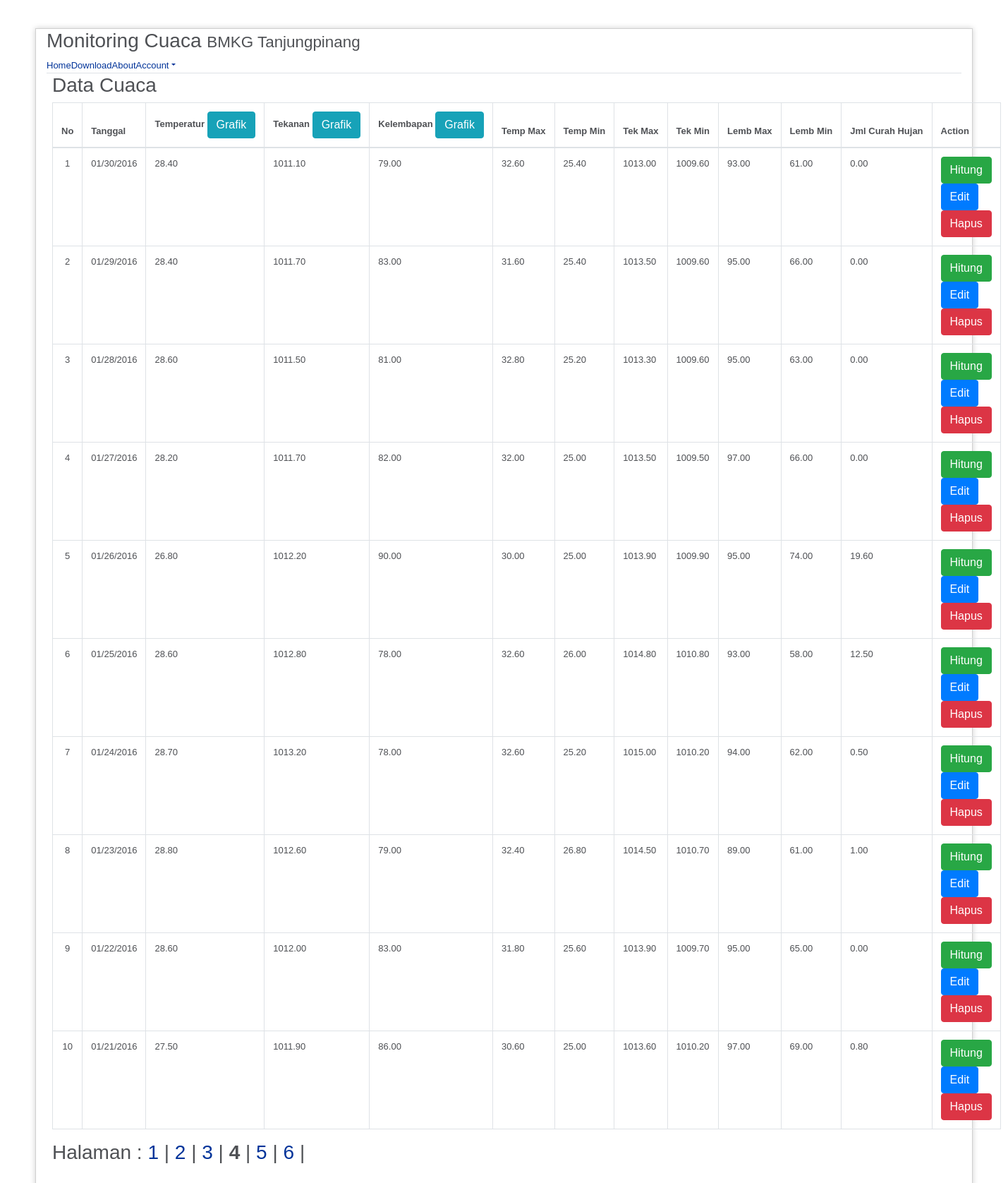
The app's page /datacuaca.php?halaman=4 with its own data.
### tables this page shows
CREATE TABLE IF NOT EXISTS `cuaca_harian` (
`id` int(11) NOT NULL,
  `tanggal` varchar(15) NOT NULL,
  `temperatur` decimal(15,2) NOT NULL,
  `tekanan` decimal(15,2) NOT NULL,
  `kelembapan` decimal(15,2) NOT NULL,
  `temp_max` decimal(15,2) NOT NULL,
  `temp_min` decimal(15,2) NOT NULL,
  `tek_max` decimal(15,2) NOT NULL,
  `tek_min` decimal(15,2) NOT NULL,
  `lemb_max` decimal(15,2) NOT NULL,
  `lemb_min` decimal(15,2) NOT NULL,
  `jumlah` decimal(15,2) NOT NULL
);

### datacuaca.php (the view, shortened to what this page needs)
<?php
$base_url = 'http://'.$_SERVER['HTTP_HOST'].'/monitoringcuaca/';
isset ($_GET['app']) ? $app = $_GET['app'] : $app = 'home';
?>
<!DOCTYPE html>
<html lang="en">
<head>
	<link href="<?php echo $base_url;?>asset/css/bootstrap.min.css" rel="stylesheet">
	<link href="<?php echo $base_url;?>asset/css/bootstrap-responsive.min.css" rel="stylesheet">
	<link href="<?php echo $base_url;?>asset/css/style.css" rel="stylesheet">
</head>
<body>
<div id="container">
	<div class="container-fluid">
		<div class="row-fluid">
			<div class="span12">
				<div class="page-header"><h3>Monitoring Cuaca <small> BMKG Tanjungpinang</small></h3></div>
				<ul class="nav nav-tabs">
					<li <?php echo $app=='home'?'class=""':'';?>><a href="index.php"><i class="icon-home"></i> Home</a></li>
					<li <?php echo $app=='download'?'class=""':'';?>><a href="index.php?app=download"><i class="icon-check"></i> Download</a></li>
					<li <?php echo $app=='about'?'class=""' :'';?>><a href="index.php?app=about"><i class="icon-thumbs-up"></i> About</a></li>
					<li class="dropdown pull-right">
						<?php if (isset($_SESSION['nama'])):?>
						<a href="#" data-toggle="dropdown" class="dropdown-toggle"><i class="icon-user"></i> <?php echo $_SESSION['nama'];?> <strong class="caret"></strong></a>
						<ul class="dropdown-menu">
							<li><a href="logout.php"><i class="icon-off"></i> Logout</a></li>
							<?php else:?>
						<a href="#" data-toggle="dropdown" class="dropdown-toggle"><i class="icon-user"></i> Account<strong class="caret"></strong></a>
							<?php endif;?>
					</li>
				</ul>
			</div>
		</div>
	</div>
<div id="content">
<h3>Data Cuaca</h3>
<div class="tab-content">
<table class="table table-bordered table-condensed table-hover">
	<thead>
		<tr class="nowrap">
			<th align="left">No</th>
			<th align="left">Tanggal</th>
			<th align="left">Temperatur <a href="<?php echo $base_url;?>grafik_temperatur.php" class="btn btn-info btn-mini" role="button">Grafik</a></th>
			<th align="left">Tekanan <a href="<?php echo $base_url;?>grafik_tekanan.php" class="btn btn-info btn-mini" role="button">Grafik</a></th>
			<th align="left">Kelembapan <a href="<?php echo $base_url;?>grafik_kelembapan.php" class="btn btn-info btn-mini" role="button">Grafik</a></th>
			<th align="left">Temp Max</th>
			<th align="left">Temp Min</th>
			<th align="left">Tek Max</th>
			<th align="left">Tek Min</th>
			<th align="left">Lemb Max</th>
			<th align="left">Lemb Min</th>
			<th align="left">Jml Curah Hujan</th>
			<th align="center">Action</th>
		</tr>
	</thead>
	<?php
	$batas=10;
	$halaman=$_GET['halaman'];
	$posisi=null;
	if(empty($halaman)){
		$posisi=0;
		$halaman=1;
	}else{
		$posisi=($halaman-1)* $batas;
	}
	$query = mysql_query("SELECT * FROM cuaca_harian ORDER BY id DESC limit $posisi, $batas") or die(mysql_error());
	if(mysql_num_rows($query) == 0){
		echo '<tr><td colspan="5">Tidak ada data!</td></tr>';
	}else{
		$no = 1;
		while($data = mysql_fetch_assoc($query)){
			echo '<tr>';
					echo '<td><center>'.$no.'</center></td>';
					echo '<td>'.$data['tanggal'].'</td>';
					echo '<td>'.$data['temperatur'].'</td>';
					echo '<td>'.$data['tekanan'].'</td>';
					echo '<td>'.$data['kelembapan'].'</td>';
					echo '<td>'.$data['temp_max'].'</td>';
					echo '<td>'.$data['temp_min'].'</td>';
					echo '<td>'.$data['tek_max'].'</td>';
					echo '<td>'.$data['tek_min'].'</td>';
					echo '<td>'.$data['lemb_max'].'</td>';
					echo '<td>'.$data['lemb_min'].'</td>';
					echo '<td>'.$data['jumlah'].'</td>';
					echo '<td>
								<a href="hitung.php?id='.$data['id'].'" type="button" class="btn btn-success btn-mini" >Hitung</a>
								<a href="edit.php?id='.$data['id'].'" type="button" class="btn btn-primary btn-mini">Edit</a>
							  	<a href="hapus.php?id='.$data['id'].'" onclick="return confirm(\'Yakin?\')" type="button" class="btn btn-danger btn-mini">Hapus</a>
						 </td>';
				echo '</tr>';
				$no++;
		}
	}
	?>
</table>
</div>
<nav aria-label="Page navigation example">
<ul class="pagination">
<h3>
<?php
$sql_paging = mysql_query("SELECT tanggal  FROM cuaca_harian");
      $jmldata = mysql_num_rows($sql_paging);
      $jumlah_halaman = ceil($jmldata / $batas);
      echo "Halaman :";
      for($i = 1; $i <= $jumlah_halaman; $i++)
        if($i != $halaman) {
          echo "<a href=datacuaca.php?halaman=$i>  $i  </a>  |  ";
        } else {
          echo "<b> $i</b> |";
        }
	  ?>
	  </ul>
    <br>

### asset/css/style.css (style rules this page uses)
body { background-color: #fff; margin: 40px; font: 13px/20px normal Helvetica, Arial, sans-serif; color: #4F5155; }
a { color: #003399; background-color: transparent; font-weight: normal; }
#content { margin: 0 22px 0 23px; }
#container { margin: 10px; border: 1px solid #D0D0D0; -webkit-box-shadow: 0 0 8px #D0D0D0; }
tr.nowrap { white-space:nowrap; }
td { white-space:inherit; }

### records on screen
cuaca_harian: tanggal "01/30/2016", temperatur "28.40", tekanan "1011.10", kelembapan "79.00", temp_max "32.60", temp_min "25.40", tek_max "1013.00", tek_min "1009.60", lemb_max "93.00", lemb_min "61.00", jumlah "0.00"
cuaca_harian: tanggal "01/29/2016", temperatur "28.40", tekanan "1011.70", kelembapan "83.00", temp_max "31.60", temp_min "25.40", tek_max "1013.50", tek_min "1009.60", lemb_max "95.00", lemb_min "66.00", jumlah "0.00"
cuaca_harian: tanggal "01/28/2016", temperatur "28.60", tekanan "1011.50", kelembapan "81.00", temp_max "32.80", temp_min "25.20", tek_max "1013.30", tek_min "1009.60", lemb_max "95.00", lemb_min "63.00", jumlah "0.00"
cuaca_harian: tanggal "01/27/2016", temperatur "28.20", tekanan "1011.70", kelembapan "82.00", temp_max "32.00", temp_min "25.00", tek_max "1013.50", tek_min "1009.50", lemb_max "97.00", lemb_min "66.00", jumlah "0.00"
cuaca_harian: tanggal "01/26/2016", temperatur "26.80", tekanan "1012.20", kelembapan "90.00", temp_max "30.00", temp_min "25.00", tek_max "1013.90", tek_min "1009.90", lemb_max "95.00", lemb_min "74.00", jumlah "19.60"
cuaca_harian: tanggal "01/25/2016", temperatur "28.60", tekanan "1012.80", kelembapan "78.00", temp_max "32.60", temp_min "26.00", tek_max "1014.80", tek_min "1010.80", lemb_max "93.00", lemb_min "58.00", jumlah "12.50"
cuaca_harian: tanggal "01/24/2016", temperatur "28.70", tekanan "1013.20", kelembapan "78.00", temp_max "32.60", temp_min "25.20", tek_max "1015.00", tek_min "1010.20", lemb_max "94.00", lemb_min "62.00", jumlah "0.50"
cuaca_harian: tanggal "01/23/2016", temperatur "28.80", tekanan "1012.60", kelembapan "79.00", temp_max "32.40", temp_min "26.80", tek_max "1014.50", tek_min "1010.70", lemb_max "89.00", lemb_min "61.00", jumlah "1.00"
cuaca_harian: tanggal "01/22/2016", temperatur "28.60", tekanan "1012.00", kelembapan "83.00", temp_max "31.80", temp_min "25.60", tek_max "1013.90", tek_min "1009.70", lemb_max "95.00", lemb_min "65.00", jumlah "0.00"
cuaca_harian: tanggal "01/21/2016", temperatur "27.50", tekanan "1011.90", kelembapan "86.00", temp_max "30.60", temp_min "25.00", tek_max "1013.60", tek_min "1010.20", lemb_max "97.00", lemb_min "69.00", jumlah "0.80"
